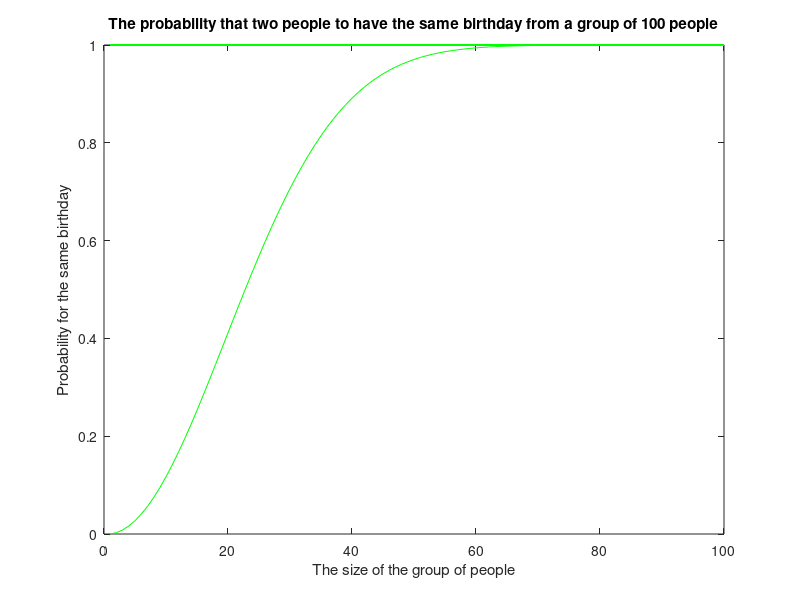

Recreate this plot in MATLAB.
clear; clc;
random_group_people = 100;            % set the size of the group to 100 random people
A = ones(100, random_group_people);   % initialize array A to all 1's
probability = 1;                      % initialize since probability for only 1 person is 1

   for i = 1 : 100                                  % begin for loop
       A(i) = 1 - probability;                      % each element of A assigned a probability
       probability = probability * (365 -i)/365;   % then calculate new probability and repeat
   end                                              % end for loop
   
plot(A, 'green')   % plot the number of people vs. the probability
title('The probability that two people to have the same birthday from a group of 100 people');
xlabel('The size of the group of people');
ylabel('Probability for the same birthday');